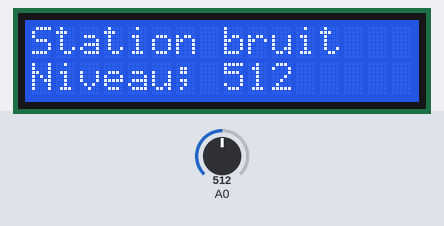
A sketch run on a simulated Arduino Uno, built with avr-gcc and run on an emulated ATmega328P. On the bench: 16×2 character LCD. The inputs (shaded band) are chosen by the test bench; at power-on: A0 = 512. What the sketch prints to the serial monitor is not drawn.

Above: at 1.2 s.
1.3 s: A0 set to 716
At 2.3 s:
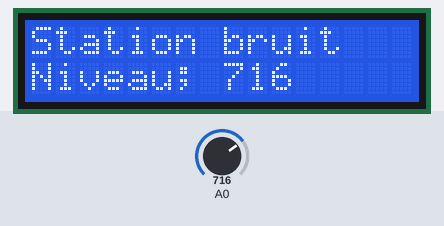
2.8 s: A0 set to 900
At 3.4 s:
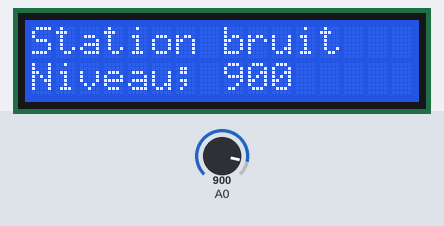
4.3 s: A0 set to 1023
At 5.7 s:
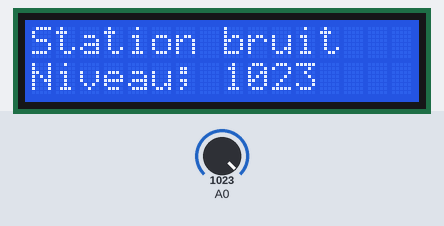
Timing chart, 0 to 7.3 s (numbered marks = the images above; inputs shaded):
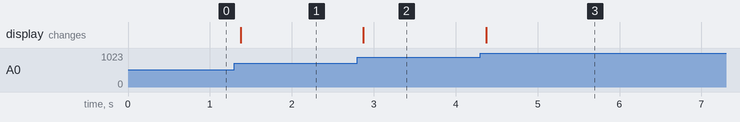

The sketch:

surveillance_acoustique.ino
```cpp
#include <Wire.h>
#include <LiquidCrystal_I2C.h>

LiquidCrystal_I2C lcd(0x27, 16,2);

void setup() {
  // put your setup code here, to run once:
  Serial.begin(9600);
  lcd.init();
  lcd.backlight();
  lcd.setCursor(0,0);
  lcd.print("Station bruit");
}

void loop() {
  // put your main code here, to run repeatedly:
  int bruit = analogRead(A0);
  Serial.println(bruit);
  lcd.setCursor(0,1);
  lcd.print("Niveau; ");
  lcd.print(bruit);
  lcd.print("   ");
  delay(200);
}
```

Measured:
- after the input at 1.3 s, the display: changes after 0.08 s (image 1)
- after the input at 2.8 s, the display: changes after 0.07 s (image 2)
- after the input at 4.3 s, the display: changes after 0.07 s (image 3)
